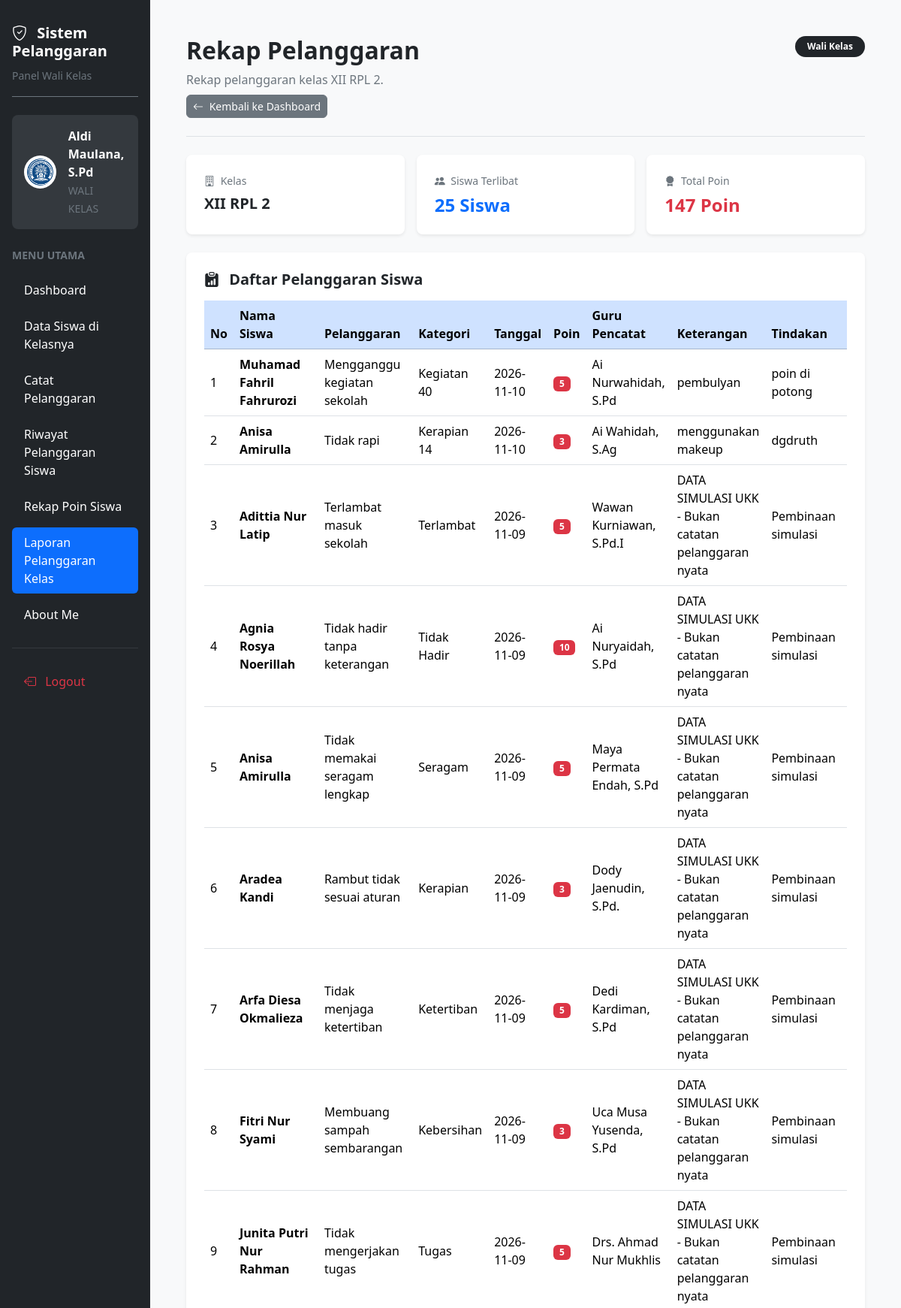
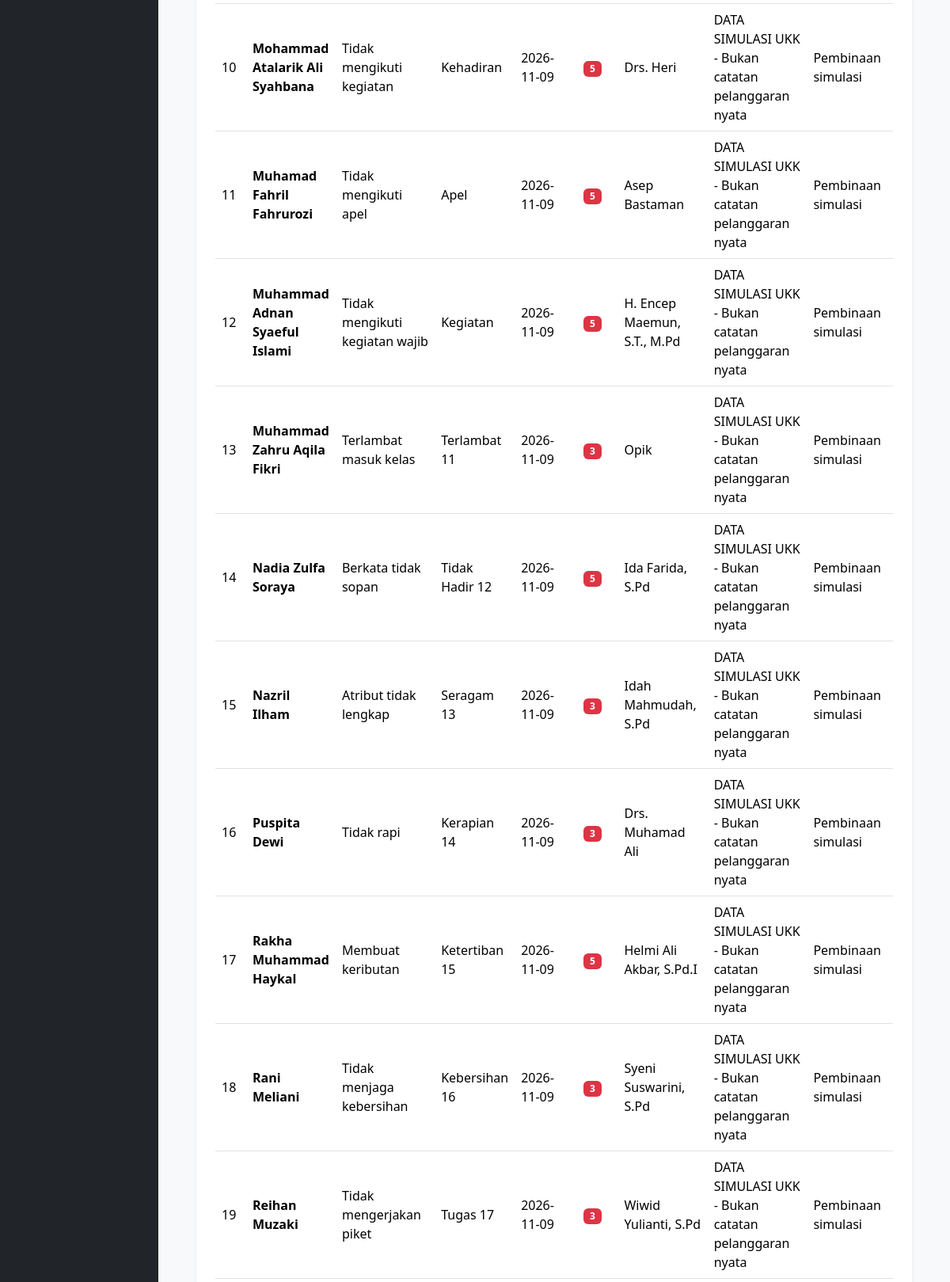
Screenshot of /walikelas/rekap_pelanggaran.php (signed in, upper part) with the database file from the repository (2 pictures, top to bottom).
### tables this page shows
CREATE TABLE `t_guru` (
  `id` int(11) NOT NULL,
  `nip` varchar(30) NOT NULL,
  `nama` varchar(150) NOT NULL,
  `email` varchar(150) NOT NULL,
  `status_aktif` tinyint(1) NOT NULL,
  `user_id` int(11) NOT NULL,
  `created_at` timestamp NULL DEFAULT current_timestamp(),
  `updated_at` timestamp NULL DEFAULT current_timestamp()
);

CREATE TABLE `t_wali_kelas` (
  `id` int(11) NOT NULL,
  `tahun_ajaran_id` int(11) NOT NULL,
  `kelas_id` int(11) NOT NULL,
  `guru_id` int(11) NOT NULL,
  `tanggal_mulai` date NOT NULL,
  `tanggal_selesai` date NOT NULL,
  `status_aktif` tinyint(1) NOT NULL,
  `created_at` timestamp NULL DEFAULT current_timestamp(),
  `updated_at` timestamp NULL DEFAULT current_timestamp()
);

CREATE TABLE `t_kelas` (
  `id` int(11) NOT NULL,
  `nama` varchar(100) NOT NULL,
  `tingkat` varchar(20) NOT NULL,
  `jurusan` varchar(100) NOT NULL,
  `status_aktif` tinyint(1) NOT NULL,
  `created_at` timestamp NULL DEFAULT current_timestamp(),
  `updated_at` timestamp NULL DEFAULT current_timestamp()
);

CREATE TABLE `t_pelanggaran_siswa` (
  `id` int(11) NOT NULL,
  `tahun_ajaran_id` int(11) NOT NULL,
  `siswa_id` int(11) NOT NULL,
  `nama_siswa` varchar(150) NOT NULL,
  `kelas_id` int(11) NOT NULL,
  `nama_kelas` varchar(100) NOT NULL,
  `pelanggaran_id` int(11) NOT NULL,
  `nama_pelanggaran` varchar(150) NOT NULL,
  `pelanggaran_kategori_id` int(11) NOT NULL,
  `guru_id` int(11) NOT NULL,
  `nama_guru` varchar(150) NOT NULL,
  `tanggal` date NOT NULL,
  `keterangan` text NOT NULL,
  `poin` int(11) NOT NULL,
  `tindakan` text NOT NULL,
  `status` varchar(30) NOT NULL,
  `created_at` timestamp NOT NULL DEFAULT current_timestamp(),
  `updated_at` timestamp NOT NULL DEFAULT current_timestamp()
);

CREATE TABLE `t_pelanggaran_kategori` (
  `id` int(11) NOT NULL,
  `nama` varchar(100) NOT NULL,
  `deksripsi` text NOT NULL,
  `status_aktif` tinyint(1) NOT NULL,
  `created_at` timestamp NOT NULL DEFAULT current_timestamp(),
  `updated_at` timestamp NOT NULL DEFAULT current_timestamp()
);

### walikelas/rekap_pelanggaran.php (the view, shortened to what this page needs)
<?php
require_once __DIR__ . '/../config/koneksi.php';
function aman($data) {
    return htmlspecialchars((string) $data, ENT_QUOTES, 'UTF-8');
}
$stmt = mysqli_prepare(
    $koneksi,
    "SELECT id, nama FROM t_guru WHERE user_id = ? LIMIT 1"
);
mysqli_stmt_bind_param($stmt, "i", $_SESSION['id']);
mysqli_stmt_execute($stmt);
$guru = mysqli_fetch_assoc(mysqli_stmt_get_result($stmt));
$stmt = mysqli_prepare(
    $koneksi,
    "SELECT wk.kelas_id, wk.tahun_ajaran_id,
            k.nama AS nama_kelas,
            g.nama AS nama_wali_kelas
     FROM t_wali_kelas wk
     JOIN t_kelas k ON k.id = wk.kelas_id
     JOIN t_guru g ON g.id = wk.guru_id
     WHERE wk.guru_id = ?
       AND wk.status_aktif = 1
       AND wk.tanggal_mulai <= CURDATE()
       AND (wk.tanggal_selesai IS NULL OR wk.tanggal_selesai >= CURDATE())
     LIMIT 1"
);
mysqli_stmt_bind_param($stmt, "i", $guru['id']);
mysqli_stmt_execute($stmt);
$wali = mysqli_fetch_assoc(mysqli_stmt_get_result($stmt));
$kelas_id = (int) $wali['kelas_id'];
$tahun_ajaran_id = (int) $wali['tahun_ajaran_id'];
$stmt = mysqli_prepare(
    $koneksi,
    "SELECT
        ps.nama_siswa,
        ps.nama_pelanggaran,
        pk.nama AS nama_kategori,
        ps.nama_guru,
        ps.tanggal,
        ps.keterangan,
        ps.poin,
        ps.tindakan,
        ps.status
     FROM t_pelanggaran_siswa ps
     LEFT JOIN t_pelanggaran_kategori pk
        ON pk.id = ps.pelanggaran_kategori_id
     WHERE ps.kelas_id = ?
       AND ps.tahun_ajaran_id = ?
     ORDER BY ps.tanggal DESC, ps.id DESC"
);
mysqli_stmt_bind_param($stmt, "ii", $kelas_id, $tahun_ajaran_id);
mysqli_stmt_execute($stmt);
$result = mysqli_stmt_get_result($stmt);
$data = [];
$totalPoin = 0;
while ($row = mysqli_fetch_assoc($result)) {
    $data[] = $row;
    $totalPoin += (int) $row['poin'];
}
$jumlahSiswa = count(array_unique(array_column($data, 'nama_siswa')));
$nama = $guru['nama'];
?>
<!DOCTYPE html>
<html lang="id">
<head>
    <link href="https://cdn.jsdelivr.net/npm/bootstrap@5.3.3/dist/css/bootstrap.min.css" rel="stylesheet">
    <link href="https://cdn.jsdelivr.net/npm/bootstrap-icons@1.11.3/font/bootstrap-icons.min.css" rel="stylesheet">
    <link href="https://cdn.datatables.net/2.3.4/css/dataTables.bootstrap5.min.css" rel="stylesheet">
</head>
<body class="bg-light overflow-hidden">
<div class="container-fluid vh-100 overflow-hidden">
    <div class="row h-100 flex-nowrap">
        <aside class="col-12 col-md-3 col-lg-2 bg-dark vh-100 overflow-auto position-sticky top-0 p-3">
            <div class="text-white mb-4 pt-3 pb-3 border-bottom border-secondary">
                <h5 class="fw-bold mb-2">
                    <i class="bi bi-shield-check me-2"></i>
                    Sistem Pelanggaran
                </h5>
                <small class="text-secondary">
                    Panel Wali Kelas
                </small>
            </div>
            <div class="bg-secondary bg-opacity-25 rounded-3 p-3 mb-4">
                <div class="d-flex align-items-center gap-3">
                    <img
                        src="../logo.png"
                        alt="Logo Aplikasi"
                        width="44"
                        height="44"
                        class="rounded-circle bg-white p-1"
                    >
                    <div class="text-white text-break">
                        <div class="fw-semibold">
                            <?= aman($nama); ?>
                        </div>
                        <small class="text-secondary">
                            WALI KELAS
                        </small>
                    </div>
                </div>
            </div>
            <div class="text-secondary small fw-semibold mb-3">
                MENU UTAMA
            </div>
            <ul class="nav nav-pills flex-column gap-2">
                <li class="nav-item">
                    <a
                        href="../dashboard.php"
                        class="nav-link text-white rounded-2 py-2 px-3"
                    >
                        Dashboard
                    </a>
                </li>
                <li class="nav-item">
                    <a
                        href="data_siswa.php"
                        class="nav-link text-white rounded-2 py-2 px-3"
                    >
                        Data Siswa di Kelasnya
                    </a>
                </li>
                <li class="nav-item">
                    <a
                        href="../catatan_pelanggaran.php"
                        class="nav-link text-white rounded-2 py-2 px-3"
                    >
                        Catat Pelanggaran
                    </a>
                </li>
                <li class="nav-item">
                    <a
                        href="../riwayat.php"
                        class="nav-link text-white rounded-2 py-2 px-3"
                    >
                        Riwayat Pelanggaran Siswa
                    </a>
                </li>
                <li class="nav-item">
                    <a
                        href="../rekap_poin.php"
                        class="nav-link text-white rounded-2 py-2 px-3"
                    >
                        Rekap Poin Siswa
                    </a>
                </li>
                <li class="nav-item">
                    <a
                        href="rekap_pelanggaran.php"
                        class="nav-link active rounded-2 py-2 px-3"
                        aria-current="page"
                    >
                        Laporan Pelanggaran Kelas
                    </a>
                </li>
                <li class="nav-item">
                    <a
                        href="../abautme.php"
                        class="nav-link text-white rounded-2 py-2 px-3"
                    >
                        About Me
                    </a>
                </li>
            </ul>
            <hr class="border-secondary my-4">
            <a
                href="../logout.php"
                class="nav-link text-danger rounded-2 py-2 px-3"
            >
                <i class="bi bi-box-arrow-left me-2"></i>
                Logout
            </a>
        </aside>
        <main class="col-12 col-md-9 col-lg-10 vh-100 overflow-auto p-3 p-lg-5">
            <div class="d-flex flex-wrap justify-content-between align-items-start gap-3 mb-4 pb-4 border-bottom">
                <div>
                    <h2 class="fw-bold mb-2">
                        Rekap Pelanggaran
                    </h2>
                    <p class="text-secondary mb-2">
                        Rekap pelanggaran kelas <?= aman($wali['nama_kelas']); ?>.
                    </p>
                    <a
                        href="../dashboard.php"
                        class="btn btn-secondary btn-sm rounded-2"
                    >
                        <i class="bi bi-arrow-left me-1"></i>
                        Kembali ke Dashboard
                    </a>
                </div>
                <span class="badge text-bg-dark rounded-pill px-3 py-2">
                    Wali Kelas
                </span>
            </div>
            <div class="row g-3 mb-4">
                <div class="col-12 col-md-4">
                    <div class="card border-0 shadow-sm rounded-3 h-100">
                        <div class="card-body p-4">
                            <div class="text-secondary small mb-2">
                                <i class="bi bi-building me-1"></i>
                                Kelas
                            </div>
                            <h5 class="fw-bold mb-0">
                                <?= aman($wali['nama_kelas']); ?>
                            </h5>
                        </div>
                    </div>
                </div>
                <div class="col-12 col-md-4">
                    <div class="card border-0 shadow-sm rounded-3 h-100">
                        <div class="card-body p-4">
                            <div class="text-secondary small mb-2">
                                <i class="bi bi-people-fill me-1"></i>
                                Siswa Terlibat
                            </div>
                            <h4 class="fw-bold text-primary mb-0">
                                <?= $jumlahSiswa; ?> Siswa
                            </h4>
                        </div>
                    </div>
                </div>
                <div class="col-12 col-md-4">
                    <div class="card border-0 shadow-sm rounded-3 h-100">
                        <div class="card-body p-4">
                            <div class="text-secondary small mb-2">
                                <i class="bi bi-award-fill me-1"></i>
                                Total Poin
                            </div>
                            <h4 class="fw-bold text-danger mb-0">
                                <?= $totalPoin; ?> Poin
                            </h4>
                        </div>
                    </div>
                </div>
            </div>
            <div class="card border-0 shadow-sm rounded-3">
                <div class="card-body p-3 p-lg-4">
                    <div class="d-flex flex-wrap justify-content-between align-items-center gap-3 mb-3">
                        <h5 class="fw-bold mb-0">
                            <i class="bi bi-clipboard-data-fill me-2"></i>
                            Daftar Pelanggaran Siswa
                        </h5>
                    </div>
                    <div class="table-responsive">
                        <table id="tabelRekap" class="table table-hover align-middle">
                            <thead>
                                <tr class="table-primary">
                                    <th>No</th>
                                    <th>Nama Siswa</th>
                                    <th>Pelanggaran</th>
                                    <th>Kategori</th>
                                    <th>Tanggal</th>
                                    <th>Poin</th>
                                    <th>Guru Pencatat</th>
                                    <th>Keterangan</th>
                                    <th>Tindakan</th>
                                    <th>Status</th>
                                </tr>
                            </thead>
                            <tbody>
                                <?php $no = 1; ?>
                                <?php foreach ($data as $row): ?>
                                    <tr>
                                        <td>
                                            <?= $no++; ?>
                                        </td>
                                        <td class="fw-semibold">
                                            <?= aman($row['nama_siswa']); ?>
                                        </td>
                                        <td>
                                            <?= aman($row['nama_pelanggaran']); ?>
                                        </td>
                                        <td>
                                            <?= aman($row['nama_kategori'] ?? '-'); ?>
                                        </td>
                                        <td>
                                            <?= aman($row['tanggal']); ?>
                                        </td>
                                        <td>
                                            <span class="badge bg-danger">
                                                <?= (int) $row['poin']; ?>
                                            </span>
                                        </td>
                                        <td>
                                            <?= aman($row['nama_guru']); ?>
                                        </td>
                                        <td>
                                            <?= aman($row['keterangan']); ?>
                                        </td>
                                        <td>
                                            <?= aman($row['tindakan']); ?>
                                        </td>
                                        <td>
                                        </td>
                                    </tr>
                                <?php endforeach; ?>
                            </tbody>
                        </table>
                    </div>
                </div>
            </div>
        </main>
    </div>
</div>
</body>
</html>

### rows the page displays
t_guru: nama "Aldi Maulana, S.Pd"
t_wali_kelas: kelas.nama "XII RPL 2"
t_pelanggaran_siswa: nama_siswa "Muhamad Fahril Fahrurozi", nama_pelanggaran "Mengganggu kegiatan sekolah", pelanggaran_kategori.nama "Kegiatan 40", tanggal "2026-11-10", poin "5", nama_guru "Ai Nurwahidah, S.Pd", keterangan "pembulyan", tindakan "poin di potong"
t_pelanggaran_siswa: nama_siswa "Anisa Amirulla", nama_pelanggaran "Tidak rapi", pelanggaran_kategori.nama "Kerapian 14", tanggal "2026-11-10", poin "3", nama_guru "Ai Wahidah, S.Ag", keterangan "menggunakan makeup", tindakan "dgdruth"
t_pelanggaran_siswa: nama_siswa "Adittia Nur Latip", nama_pelanggaran "Terlambat masuk sekolah", pelanggaran_kategori.nama "Terlambat", tanggal "2026-11-09", poin "5", nama_guru "Wawan Kurniawan, S.Pd.I", keterangan "DATA SIMULASI UKK - Bukan catatan pelanggaran nyata", tindakan "Pembinaan simulasi"
t_pelanggaran_siswa: nama_siswa "Agnia Rosya Noerillah", nama_pelanggaran "Tidak hadir tanpa keterangan", pelanggaran_kategori.nama "Tidak Hadir", tanggal "2026-11-09", poin "10", nama_guru "Ai Nuryaidah, S.Pd", keterangan "DATA SIMULASI UKK - Bukan catatan pelanggaran nyata", tindakan "Pembinaan simulasi"
t_pelanggaran_siswa: nama_siswa "Anisa Amirulla", nama_pelanggaran "Tidak memakai seragam lengkap", pelanggaran_kategori.nama "Seragam", tanggal "2026-11-09", poin "5", nama_guru "Maya Permata Endah, S.Pd", keterangan "DATA SIMULASI UKK - Bukan catatan pelanggaran nyata", tindakan "Pembinaan simulasi"
t_pelanggaran_siswa: nama_siswa "Aradea Kandi", nama_pelanggaran "Rambut tidak sesuai aturan", pelanggaran_kategori.nama "Kerapian", tanggal "2026-11-09", poin "3", nama_guru "Dody Jaenudin, S.Pd.", keterangan "DATA SIMULASI UKK - Bukan catatan pelanggaran nyata", tindakan "Pembinaan simulasi"
t_pelanggaran_siswa: nama_siswa "Arfa Diesa Okmalieza", nama_pelanggaran "Tidak menjaga ketertiban", pelanggaran_kategori.nama "Ketertiban", tanggal "2026-11-09", poin "5", nama_guru "Dedi Kardiman, S.Pd", keterangan "DATA SIMULASI UKK - Bukan catatan pelanggaran nyata", tindakan "Pembinaan simulasi"
t_pelanggaran_siswa: nama_siswa "Fitri Nur Syami", nama_pelanggaran "Membuang sampah sembarangan", pelanggaran_kategori.nama "Kebersihan", tanggal "2026-11-09", poin "3", nama_guru "Uca Musa Yusenda, S.Pd", keterangan "DATA SIMULASI UKK - Bukan catatan pelanggaran nyata", tindakan "Pembinaan simulasi"
t_pelanggaran_siswa: nama_siswa "Junita Putri Nur Rahman", nama_pelanggaran "Tidak mengerjakan tugas", pelanggaran_kategori.nama "Tugas", tanggal "2026-11-09", poin "5", nama_guru "Drs. Ahmad Nur Mukhlis", keterangan "DATA SIMULASI UKK - Bukan catatan pelanggaran nyata", tindakan "Pembinaan simulasi"
t_pelanggaran_siswa: nama_siswa "Mohammad Atalarik Ali Syahbana", nama_pelanggaran "Tidak mengikuti kegiatan", pelanggaran_kategori.nama "Kehadiran", tanggal "2026-11-09", poin "5", nama_guru "Drs. Heri", keterangan "DATA SIMULASI UKK - Bukan catatan pelanggaran nyata", tindakan "Pembinaan simulasi"
t_pelanggaran_siswa: nama_siswa "Muhamad Fahril Fahrurozi", nama_pelanggaran "Tidak mengikuti apel", pelanggaran_kategori.nama "Apel", tanggal "2026-11-09", poin "5", nama_guru "Asep Bastaman", keterangan "DATA SIMULASI UKK - Bukan catatan pelanggaran nyata", tindakan "Pembinaan simulasi"
t_pelanggaran_siswa: nama_siswa "Muhammad Adnan Syaeful Islami", nama_pelanggaran "Tidak mengikuti kegiatan wajib", pelanggaran_kategori.nama "Kegiatan", tanggal "2026-11-09", poin "5", nama_guru "H. Encep Maemun, S.T., M.Pd", keterangan "DATA SIMULASI UKK - Bukan catatan pelanggaran nyata", tindakan "Pembinaan simulasi"
t_pelanggaran_siswa: nama_siswa "Muhammad Zahru Aqila Fikri", nama_pelanggaran "Terlambat masuk kelas", pelanggaran_kategori.nama "Terlambat 11", tanggal "2026-11-09", poin "3", nama_guru "Opik", keterangan "DATA SIMULASI UKK - Bukan catatan pelanggaran nyata", tindakan "Pembinaan simulasi"
t_pelanggaran_siswa: nama_siswa "Nadia Zulfa Soraya", nama_pelanggaran "Berkata tidak sopan", pelanggaran_kategori.nama "Tidak Hadir 12", tanggal "2026-11-09", poin "5", nama_guru "Ida Farida, S.Pd", keterangan "DATA SIMULASI UKK - Bukan catatan pelanggaran nyata", tindakan "Pembinaan simulasi"
t_pelanggaran_siswa: nama_siswa "Nazril Ilham", nama_pelanggaran "Atribut tidak lengkap", pelanggaran_kategori.nama "Seragam 13", tanggal "2026-11-09", poin "3", nama_guru "Idah Mahmudah, S.Pd", keterangan "DATA SIMULASI UKK - Bukan catatan pelanggaran nyata", tindakan "Pembinaan simulasi"
t_pelanggaran_siswa: nama_siswa "Puspita Dewi", nama_pelanggaran "Tidak rapi", pelanggaran_kategori.nama "Kerapian 14", tanggal "2026-11-09", poin "3", nama_guru "Drs. Muhamad Ali", keterangan "DATA SIMULASI UKK - Bukan catatan pelanggaran nyata", tindakan "Pembinaan simulasi"
t_pelanggaran_siswa: nama_siswa "Rakha Muhammad Haykal", nama_pelanggaran "Membuat keributan", pelanggaran_kategori.nama "Ketertiban 15", tanggal "2026-11-09", poin "5", nama_guru "Helmi Ali Akbar, S.Pd.I", keterangan "DATA SIMULASI UKK - Bukan catatan pelanggaran nyata", tindakan "Pembinaan simulasi"
t_pelanggaran_siswa: nama_siswa "Rani Meliani", nama_pelanggaran "Tidak menjaga kebersihan", pelanggaran_kategori.nama "Kebersihan 16", tanggal "2026-11-09", poin "3", nama_guru "Syeni Suswarini, S.Pd", keterangan "DATA SIMULASI UKK - Bukan catatan pelanggaran nyata", tindakan "Pembinaan simulasi"
t_pelanggaran_siswa: nama_siswa "Reihan Muzaki", nama_pelanggaran "Tidak mengerjakan piket", pelanggaran_kategori.nama "Tugas 17", tanggal "2026-11-09", poin "3", nama_guru "Wiwid Yulianti, S.Pd", keterangan "DATA SIMULASI UKK - Bukan catatan pelanggaran nyata", tindakan "Pembinaan simulasi"

### other values shown
$jumlahSiswa "25"
$totalPoin "147"
